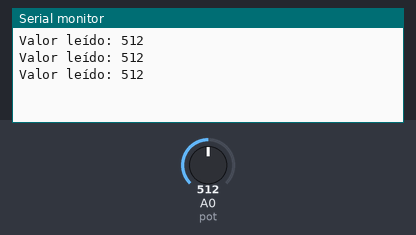
This sketch was run on a simulated Arduino Uno, built with avr-gcc and run on an emulated ATmega328P. On the bench: the last lines printed to the serial monitor. The inputs (shaded band) are chosen by the test bench; at power-on: A0 (pot) = 512.

Above: at 1.3 s.
1.4 s: A0 (pot) set to 716
At 1.8 s:
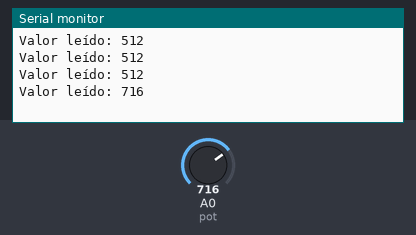
2.9 s: A0 (pot) set to 900
At 3.4 s:
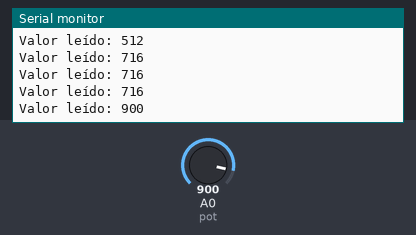
Timing chart, 0 to 5.9 s (numbered marks = the images above; inputs shaded):
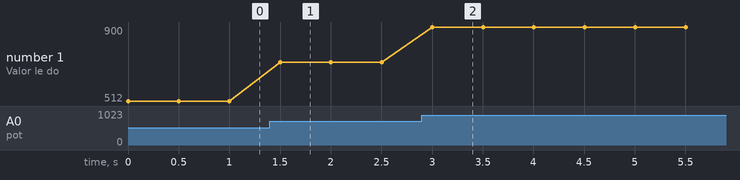

The sketch:

Funcion_constrain.ino
```cpp
int pot = A0;
int lectura;


void setup() {
  Serial.begin(9600);
}

void loop() {
  lectura = analogRead(pot);
  // Restringimos los valores del potenciometro para que solo se encuentren lo sque se encuentren en el rango
  lectura = constrain(lectura,500,1000);
  Serial.print("Valor leído: ");
  Serial.println(lectura);
  delay(500);
}
```

Measured:
- after the input at 1.4 s, the serial monitor: prints a new line after 0.10 s (image 1)
- after the input at 2.9 s, the serial monitor: prints a new line after 0.10 s (image 2)
- plotted number 1: 512 → 716 after the input at 1.4 s, 716 → 900 after the input at 2.9 s
